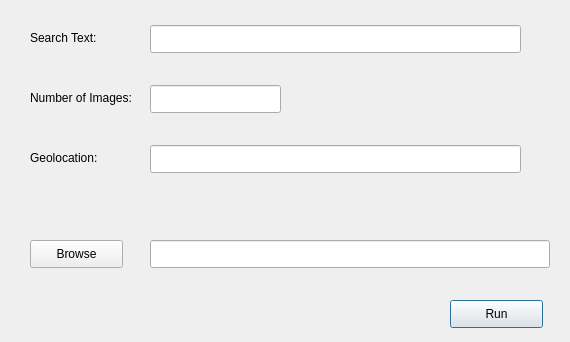
<?xml version="1.0" encoding="UTF-8"?>
<ui version="4.0">
 <class>Dialog</class>
 <widget class="QDialog" name="Dialog">
  <property name="geometry">
   <rect>
    <x>0</x>
    <y>0</y>
    <width>570</width>
    <height>342</height>
   </rect>
  </property>
  <property name="windowTitle">
   <string>Dialog</string>
  </property>
  <widget class="QPushButton" name="runButton">
   <property name="geometry">
    <rect>
     <x>450</x>
     <y>300</y>
     <width>93</width>
     <height>28</height>
    </rect>
   </property>
   <property name="text">
    <string>Run</string>
   </property>
  </widget>
  <widget class="QPushButton" name="browseButton">
   <property name="enabled">
    <bool>true</bool>
   </property>
   <property name="geometry">
    <rect>
     <x>30</x>
     <y>240</y>
     <width>93</width>
     <height>28</height>
    </rect>
   </property>
   <property name="text">
    <string>Browse</string>
   </property>
  </widget>
  <widget class="QLineEdit" name="browseText">
   <property name="geometry">
    <rect>
     <x>150</x>
     <y>240</y>
     <width>400</width>
     <height>28</height>
    </rect>
   </property>
  </widget>
  <widget class="QLabel" name="label">
   <property name="geometry">
    <rect>
     <x>30</x>
     <y>30</y>
     <width>81</width>
     <height>16</height>
    </rect>
   </property>
   <property name="text">
    <string>Search Text:</string>
   </property>
  </widget>
  <widget class="QLabel" name="label_2">
   <property name="geometry">
    <rect>
     <x>30</x>
     <y>90</y>
     <width>121</width>
     <height>16</height>
    </rect>
   </property>
   <property name="text">
    <string>Number of Images:</string>
   </property>
  </widget>
  <widget class="QLabel" name="label_3">
   <property name="geometry">
    <rect>
     <x>30</x>
     <y>150</y>
     <width>121</width>
     <height>16</height>
    </rect>
   </property>
   <property name="text">
    <string>Geolocation:</string>
   </property>
  </widget>
  <widget class="QLineEdit" name="searchText">
   <property name="geometry">
    <rect>
     <x>150</x>
     <y>25</y>
     <width>371</width>
     <height>28</height>
    </rect>
   </property>
  </widget>
  <widget class="QLineEdit" name="numberText">
   <property name="geometry">
    <rect>
     <x>150</x>
     <y>85</y>
     <width>131</width>
     <height>28</height>
    </rect>
   </property>
  </widget>
  <widget class="QLineEdit" name="locationText">
   <property name="geometry">
    <rect>
     <x>150</x>
     <y>145</y>
     <width>371</width>
     <height>28</height>
    </rect>
   </property>
  </widget>
 </widget>
 <resources/>
 <connections/>
</ui>
